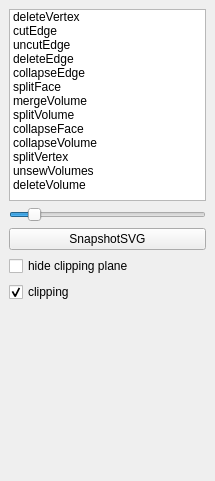
<?xml version="1.0" encoding="UTF-8"?>
<ui version="4.0">
 <class>DockWidget</class>
 <widget class="QDockWidget" name="DockWidget">
  <property name="geometry">
   <rect>
    <x>0</x>
    <y>0</y>
    <width>215</width>
    <height>481</height>
   </rect>
  </property>
  <property name="minimumSize">
   <size>
    <width>150</width>
    <height>250</height>
   </size>
  </property>
  <property name="windowTitle">
   <string>Interface</string>
  </property>
  <widget class="QWidget" name="dockWidgetContents">
   <property name="enabled">
    <bool>true</bool>
   </property>
   <property name="sizePolicy">
    <sizepolicy hsizetype="Preferred" vsizetype="Preferred">
     <horstretch>0</horstretch>
     <verstretch>0</verstretch>
    </sizepolicy>
   </property>
   <property name="minimumSize">
    <size>
     <width>150</width>
     <height>200</height>
    </size>
   </property>
   <layout class="QGridLayout" name="gridLayout">
    <item row="1" column="0">
     <widget class="QSlider" name="widthSlider">
      <property name="minimum">
       <number>0</number>
      </property>
      <property name="maximum">
       <number>10</number>
      </property>
      <property name="singleStep">
       <number>0</number>
      </property>
      <property name="value">
       <number>1</number>
      </property>
      <property name="orientation">
       <enum>Qt::Horizontal</enum>
      </property>
     </widget>
    </item>
    <item row="7" column="0">
     <spacer name="verticalSpacer">
      <property name="orientation">
       <enum>Qt::Vertical</enum>
      </property>
      <property name="sizeHint" stdset="0">
       <size>
        <width>20</width>
        <height>113</height>
       </size>
      </property>
     </spacer>
    </item>
    <item row="2" column="0">
     <widget class="QPushButton" name="svg">
      <property name="text">
       <string>SnapshotSVG</string>
      </property>
     </widget>
    </item>
    <item row="5" column="0">
     <widget class="QCheckBox" name="checkBox_hide">
      <property name="enabled">
       <bool>true</bool>
      </property>
      <property name="text">
       <string>hide clipping plane</string>
      </property>
     </widget>
    </item>
    <item row="0" column="0">
     <widget class="QListWidget" name="listOper">
      <property name="focusPolicy">
       <enum>Qt::NoFocus</enum>
      </property>
      <item>
       <property name="text">
        <string>deleteVertex</string>
       </property>
      </item>
      <item>
       <property name="text">
        <string>cutEdge</string>
       </property>
      </item>
      <item>
       <property name="text">
        <string>uncutEdge</string>
       </property>
      </item>
      <item>
       <property name="text">
        <string>deleteEdge</string>
       </property>
      </item>
      <item>
       <property name="text">
        <string>collapseEdge</string>
       </property>
      </item>
      <item>
       <property name="text">
        <string>splitFace</string>
       </property>
      </item>
      <item>
       <property name="text">
        <string>mergeVolume</string>
       </property>
      </item>
      <item>
       <property name="text">
        <string>splitVolume</string>
       </property>
      </item>
      <item>
       <property name="text">
        <string>collapseFace</string>
       </property>
      </item>
      <item>
       <property name="text">
        <string>collapseVolume</string>
       </property>
      </item>
      <item>
       <property name="text">
        <string>splitVertex</string>
       </property>
      </item>
      <item>
       <property name="text">
        <string>unsewVolumes</string>
       </property>
      </item>
      <item>
       <property name="text">
        <string>deleteVolume</string>
       </property>
      </item>
     </widget>
    </item>
    <item row="6" column="0">
     <widget class="QCheckBox" name="checkBox_plane">
      <property name="text">
       <string>clipping</string>
      </property>
      <property name="checkable">
       <bool>true</bool>
      </property>
      <property name="checked">
       <bool>true</bool>
      </property>
     </widget>
    </item>
   </layout>
  </widget>
 </widget>
 <resources/>
 <connections/>
</ui>
